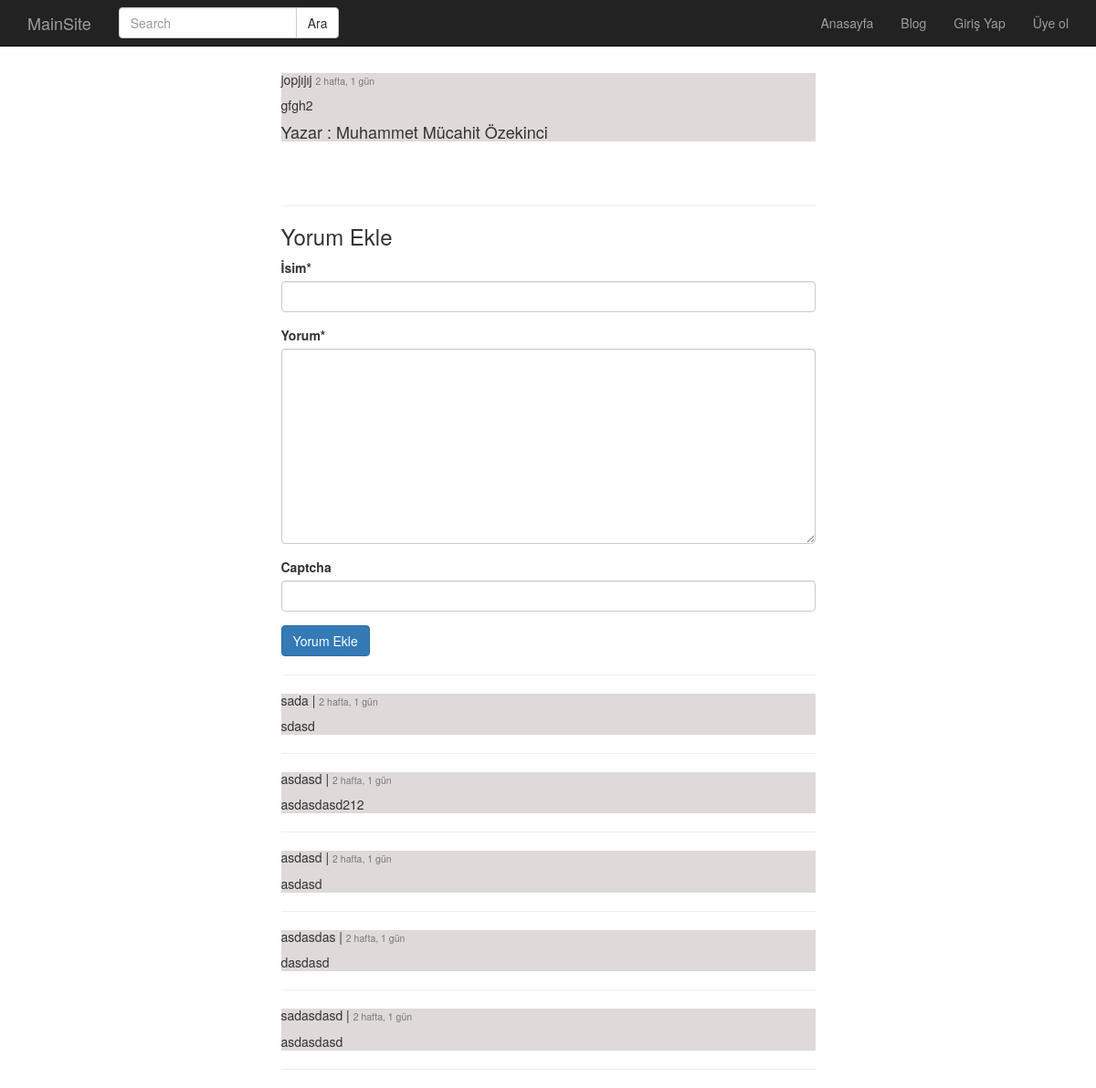
Page /post/jopjijij/ on the committed database.
### post/models.py (models this page shows, shortened)
class Post(models.Model):
    user=models.ForeignKey(User,verbose_name='Yazar',on_delete=models.CASCADE,related_name='posts')
    title=models.CharField(max_length=120,verbose_name='Başlık')
    content=RichTextField(verbose_name='Icerik')
    publising_Date=models.DateTimeField(verbose_name='Yayınlanma Tarihi',auto_now=True)
    image=models.ImageField(null=True,blank=True)
    slug=models.SlugField(unique=True,editable=False,max_length=130)
    class Meta:
        ordering=['-publising_Date']

class Comment(models.Model):
    post=models.ForeignKey('post.Post',related_name='comments',on_delete=models.CASCADE)
    name =models.CharField(max_length=200,verbose_name='İsim')
    content=models.TextField(verbose_name='Yorum')
    created_date=models.DateTimeField(auto_now_add=True)

### post/views.py (the view)
# urls.py: path('<slug:slug>/',post_detail,name='detail'),
def post_detail(request,slug):
    post=get_object_or_404(Post,slug=slug)
    form=CommentForm(request.POST or None)
    if form.is_valid():
        comment=form.save(commit=False)
        comment.post=post
        comment=form.save()
        messages.success(request,'Başarılı bir şekilde Yorum oluşturdunuz.')
        return HttpResponseRedirect(post.get_absolute_url())
    context={
        'post':post,
        'form':form,
    }
    return render(request,'post/post_detail.html',context)

### post/forms.py
class CommentForm(forms.ModelForm):
    captcha = ReCaptchaField(widget=ReCaptchaWidget())
    class Meta:
        model=Comment
        fields=[
            'name',
            'content',
]

### templates/post/post_detail.html (shortened to what this page needs)
{% extends 'base.html' %}
{% block body %}
    <div class="row">
      <div class="col-md-6 col-md-offset-3">
          <div class="card">
            <div class="card-body"style="background-color:#dfd9d9">
              <h5 class="card-title">{{ post.title }} <small> {{post.publising_Date|timesince}} </small></h5>
              <p class="card-text">{{ post.content|safe|linebreaks}}</p>
              <h4 <small> Yazar : {{post.user.get_full_name}} </small></h4>
            </div>
          </div>
          <br><br><hr>
          <h3>Yorum Ekle</h3>
          {% include 'post/comment_form.html' %}
          <hr>
          {% for comment in post.comments.all %}
            <div class="card">
              <div class="card-body"style="background-color:#dfd9d9">
                <h5 class="card-title">{{ comment.name }} | <small> {{comment.created_date|timesince}} </small></h5>
                <p class="card-text">{{ comment.content|safe|linebreaks}}</p>
              </div>
            </div>
            <hr>
          {% endfor  %}
        </div>
      </div>
{% endblock %}

### templates/base.html (shortened to what this page needs)
{% load static %}
<!DOCTYPE html>
<html lang="tr">
<head>
  <link rel="stylesheet" href="{% static '/css/bootstrap.min.css' %}">
  <link rel="stylesheet" href="{% static '/css/style.css' %}">
</head>
<a>
    {% include 'header.html'  %}
    {% block body %}
    {% endblock %}
</body>
</html>

### templates/header.html (shortened to what this page needs)
<nav class="navbar navbar-inverse navbar-fixed-top" role="banner">
    <div class="container">
        <div class="navbar-header">
            <a href="{% url 'home' %}" class="navbar-brand">MainSite</a>
        </div>
        <nav class="collapse navbar-collapse" role="navigation">
            <form class="navbar-form navbar-left" role="search" method="GET" action="">
                <div class="input-group">
                    <input class="form-control" type="text" name="q" placeholder="Search" value="{{ request.GET.q }}" >
                    <span class="input-group-btn">
                        <input class="btn btn-default" type="submit" value="Ara">
                    </span>
                </div>
            </form>
            <ul class="nav navbar-nav navbar-right">
                <li><a href="{% url 'home' %}">Anasayfa</a></li>
                <li><a href="{% url 'post:index' %}">Blog</a></li>
                {% if request.user.is_authenticated %}
                  <li><a href="{% url 'accounts:logout' %}">Çıkış Yap</a></li>
                {% else %}
                  <li><a href="{% url 'accounts:login' %}">Giriş Yap</a></li>
                  <li><a href="{% url 'accounts:register' %}">Üye ol</a></li>
                {% endif %}
            </ul>
        </nav>
    </div>
</nav>

### templates/post/comment_form.html (shortened to what this page needs)
{% load crispy_forms_tags %}
{% load recaptcha2 %}
<form method="POST">
  {{form|crispy}}
  <input class="btn btn-primary" type="submit" value="Yorum Ekle"></input>
</form>

### rows in the picture
Post: title "jopjıjıj", publising_Date "2 hafta, 1 gün", content "gfgh2", user.get_full_name "Muhammet Mücahit Özekinci"
Comment: name "sada", created_date "2 hafta, 1 gün", content "sdasd"
Comment: name "asdasd", created_date "2 hafta, 1 gün", content "asdasdasd212"
Comment: name "asdasd", created_date "2 hafta, 1 gün", content "asdasd"
Comment: name "asdasdas", created_date "2 hafta, 1 gün", content "dasdasd"
Comment: name "sadasdasd", created_date "2 hafta, 1 gün", content "asdasdasd"
